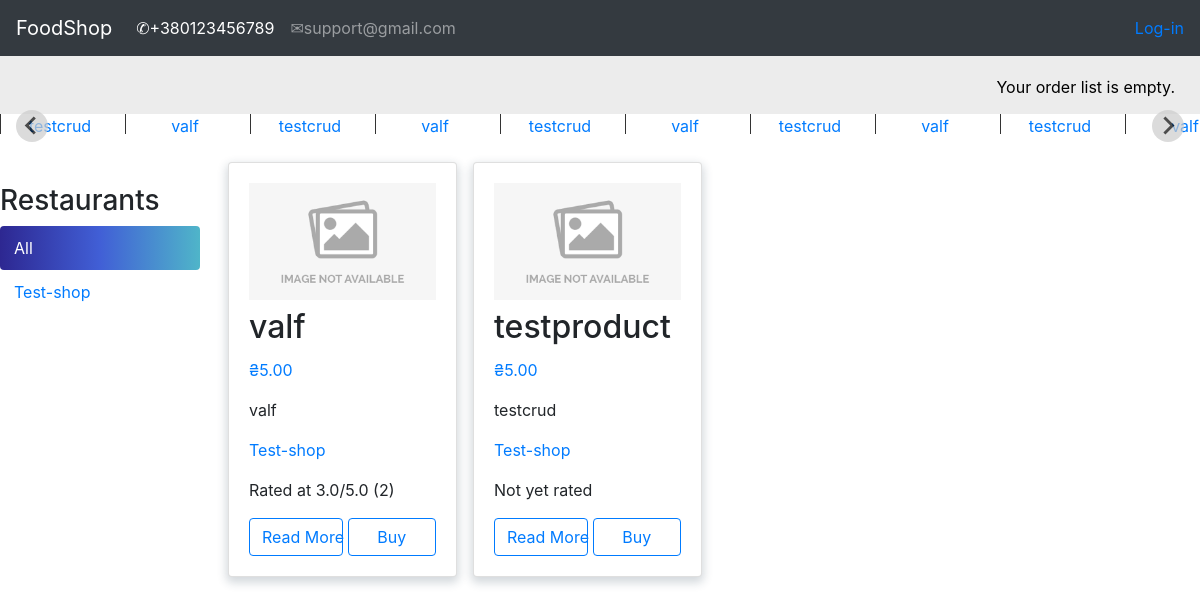
The app's page /, older data.
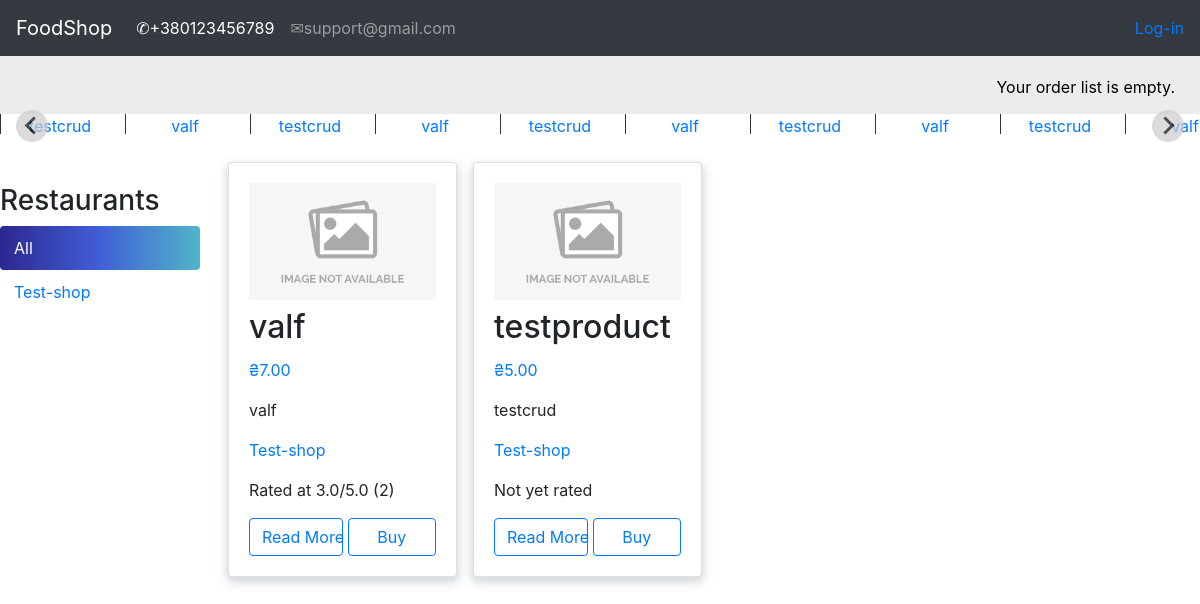
The same page, newer data.
### shop/models.py (models this page shows, shortened)
class Category(models.Model):
    name = models.CharField(max_length=150, db_index=True)
    slug = models.SlugField(max_length=150, db_index=True, unique=True)
    class Meta:
        ordering = ('name',)
        default_related_name = "category"
        verbose_name = "Category"
        verbose_name_plural = "Categories"
    def __str__(self):
        return self.name

class Shop(models.Model):
    owner = models.OneToOneField(settings.AUTH_USER_MODEL, on_delete=models.CASCADE)
    name = models.CharField(max_length=150, db_index=True)
    slug = models.SlugField(max_length=150, db_index=True, unique=True)
    class Meta:
        ordering = ('name',)
        default_related_name = "shop"
    def __str__(self):
        return self.name

class Product(models.Model):
    shop = models.ForeignKey(Shop, on_delete=models.CASCADE)
    category = models.ForeignKey(Category, on_delete=models.CASCADE)
    name = models.CharField(max_length=150, db_index=True)
    slug = models.SlugField(max_length=150, db_index=True)
    image = models.ImageField(upload_to='image_products/%Y/%d/%m', default='image_products/no_img.png')
    description = models.TextField(blank=True)
    price = models.DecimalField(max_digits=10, decimal_places=2)
    available = models.BooleanField(default=True)
    created = models.DateTimeField(auto_now_add=True)
    updated = models.DateTimeField(auto_now=True)
    objects = ProductManager()
    class Meta:
        ordering = ('-created',)
        index_together = (('id', 'slug'),)
        default_related_name = "products"
    def get_absolute_url(self):
        return reverse('product_detail',
                       args=[self.id, self.slug])
    def get_shop_slug(self):
        shop = Shop.objects.get(name=self.shop)
        shop = shop.slug
        return reverse('product_list_by_shop',
                       args=[shop])
    def get_rating(self):
        product = Product.objects.get(id=self.id, slug=self.slug)
        rating = product.reviews.filter(show=True).aggregate(Avg('rating'))
        return rating
    def get_rating_votes(self):
        product = Product.objects.get(id=self.id, slug=self.slug)
        count = product.reviews.filter(show=True).count()
        return count

### shop/views.py (the view)
# urls.py: path('', views.product_list, name='product_list'),
def product_list(request, shop_slug=None, category_slug=None):
    orderlist_form = OrderListAddProductForm()
    shop = None
    shops = Shop.objects.all()
    category = None
    categories = Category.objects.all()
    products = Product.objects.available()
    products_non = Product.objects.non_available()
    if shop_slug:
        shop = Shop.objects.get(slug=shop_slug)
        products = products.filter(shop=shop)
        products_non = products_non.filter(shop=shop)
    if category_slug:
        category = Category.objects.get(slug=category_slug)
        products = products.filter(category=category)
        products_non = products_non.filter(category=category)
    products = products | products_non
    products = products.order_by('-available', '-created')
    return render(request, 'shop/index.html',
                  {'product_list': products,
                   'category': category,
                   'categories': categories,
                   'shop': shop,
                   'shops': shops,
                   "form": orderlist_form})

### orderlist/context_processors.py (called while the page is built)
def orderlist(request):
    return {'orderlist': OrderList(request)}

### orderlist/orderlist.py (called while the page is built)
    def __len__(self):
        return sum(item['count'] for item in self.orderlist.values())

### shop/models.py (called while the page is built)
    def available(self):
        return self.filter(available=True)

    def non_available(self):
        return self.filter(available=False)

    def get_query_set(self):
        return ProductQuerySet(self.model)

    def available(self):
        return self.get_query_set().available()

    def non_available(self):
        return self.get_query_set().non_available()

### templates/shop/index.html (shortened to what this page needs)
{% extends 'shop/base.html' %}
{% load static %}
{% load custom_tags %}
{% block context %}
<body>
{% if categories %}
<div class="splide mb-3">
        <div class="splide__track">
            <ul class="splide__list">
                {% for c in categories %}
                <li class="splide__slide"><a href="{% url 'product_category' c.slug %}">{{ c.name }}</a></li>
                {% endfor %}
            </ul>
        </div>
    </div>
{% endif %}
<div id="sidebar">
        <h3>Restaurants</h3>
        <ul>
            <li {% if not shop %} class="selected"{% endif %}>
                <a href="{% url 'product_list' %}">All</a>
            </li>
            {% for c in shops %}
                <li {% if shop.slug == c.slug %} class="selected"{% endif %}>
                    <a href="{% url 'product_list_by_shop' c.slug%}">{{ c.name }}</a>
                </li>
            {% endfor %}
        </ul>
    </div>
{% if product_list %}
<div class="row">
      {% for product in product_list %}
        <div class="post-item  col-12 col-sm-6 col-md-6 col-lg-3 p-2">
          <div class="card h-100 card-product align-items-center {% if not product.available %} gray-bg {% endif %}">
            <div class="card-body card-flex">
              <div class="product-image mb-2">
                <img src="{{ product.image.url }}">
              </div>
              <h2 class="card-title">{{ product.name }}</h2>
              <p class="text-primary">₴{{ product.price}}</p>
              <p class="card-text">{{product.category|safe | truncatewords:10 }}</p>
              <p class="card-text"><a href="{{ product.get_shop_slug }}">
                  {{product.shop|safe | truncatewords:10 }}</a></p>
              <p class="card-text">{% if product.get_rating.rating__avg %}
                  Rated at {{ product.get_rating.rating__avg }}/5.0 ({{ product.get_rating_votes }})
                                    {% else %}Not yet rated{% endif %}</p>
              {% if product.available %}
              <div class="d-flex justify-content-between">
              <a href="{{ product.get_absolute_url }}" style="width:50%; margin-right: 5px" class="btn btn-outline-primary">Read More</a>
              <a href="javascript:;" onclick="document.getElementById('product-add-{{ product.id }}').submit();"
                                                                   style="width: 50%" class="btn btn-outline-primary">Buy</a>
              {% else %}
                <p class="card-text" style="text-align: center; font-size: 20px; font-weight: 600">Non available</p>
              {% endif %}
              </div>
            </div>
          </div>
        </div>
      {% endfor %}
    </div>
{% else %}
<p style="font-style:oblique; font-size: 400%">Sorry, there are no products in this collection.</p>
{% endif %}
</body>
</html>
{% endblock context %}

### templates/shop/base.html (shortened to what this page needs)
{% load custom_tags %}
{% load static %}
<html lang="en">
<head>
    <link rel="stylesheet" href="https://maxcdn.bootstrapcdn.com/bootstrap/4.0.0/css/bootstrap.min.css">
    <link rel="stylesheet" type="text/css" href="{% static '/css/style.css' %}">
    <link rel="stylesheet" type="text/css" href="{% static '/categories-slider/splide-2.4.21/dist/css/splide.min.css' %}">
    <link rel="stylesheet" type="text/css" href="{% static '/categories-slider/style.css' %}">
</head>
<body>
<nav class="navbar navbar-expand-lg navbar-dark bg-dark">
  <a class="navbar-brand" href="{% url 'product_list' %}">FoodShop</a>
  <div class="collapse navbar-collapse" id="navbarSupportedContent">
    <ul class="navbar-nav mr-auto">
      <li class="nav-item active">
        <a class="nav-link" href="#">&#9990;+380123456789<span class="sr-only">(current)</span></a>
      </li>
      <li class="nav-item">
        <a class="nav-link" href="#">&#9993;support@gmail.com</a>
      </li>
    </ul>
      <span class="user">
        {% if request.user.is_authenticated %}
          Hello <a href="{% url 'edit' %}">{{ request.user.username }},</a>
          <a href="{% url 'logout' %}">Logout</a>
        {% else %}
            <a href="{% url 'login' %}">Log-in</a>
        {% endif %}
    </span>
  </div>
</nav>
<div id="subheader">
 <div class="order-list">
          {% with total_items=orderlist|length %}
            {% if orderlist|length > 0 %}
                Your order list contains:
                <a href="{% url 'orderlist:orderlist_detail' %}">
                    {{ total_items }} item{{ total_items|pluralize }},
                    ₴{{ orderlist.get_total_price }}
                </a>
            {% else %}
                Your order list is empty.
            {% endif %}
        {% endwith %}
      </div>
 </div>
{% block context %}
{% endblock context %}
{% load static %}
</body>
</html>

### static/css/style.css (style rules this page uses)
html { overflow-x: hidden; }
.order-list { color: white; }
#subheader { background:#ececec; color:#444; padding:15px 100px; overflow:auto; }
#subheader .order-list { float:right; color:black; padding-top:4px; margin-right: -75px; }
.user { color:white; }
#sidebar { width:220px; padding:30px 20px 0 0; float:left; }
#sidebar ul { margin:0; padding:0; }
#sidebar ul li { margin:0; list-style:none; padding:10px 14px; }
#sidebar ul li a { display:block; }
#sidebar ul li.selected { background: rgb(45,39,145); background: linear-gradient(90deg, rgba(45,39,145,1) 0%, rgba(65,95,214,1) 50%, rgba(79,181,201,1) 100%); border-radius:4px; }
#sidebar ul li.selected a { color:#fff; }
.card-flex { display:flex; flex-direction:column; justify-content:space-between; }
.card-product { box-shadow: 0px 4px 10px 1.7px rgb(34 60 80 / 20%); }
.product-image { max-width: 360px; max-height: 420px; }
.product-image img { display: block; max-width: 100%; object-fit: cover; }

### static/categories-slider/style.css (style rules this page uses)
.splide__slide { text-align: center; position: relative; }
.splide__slide a { text-decoration: none; }
.splide__slide::after { content: ''; position: absolute; left: 0; top: 0; display: block; width: 1px; height: 20px; background-color: #333; }

Row changes from the older to the newer data that the page shows:
changed Product "valf": price "5.00" → "7.00"
